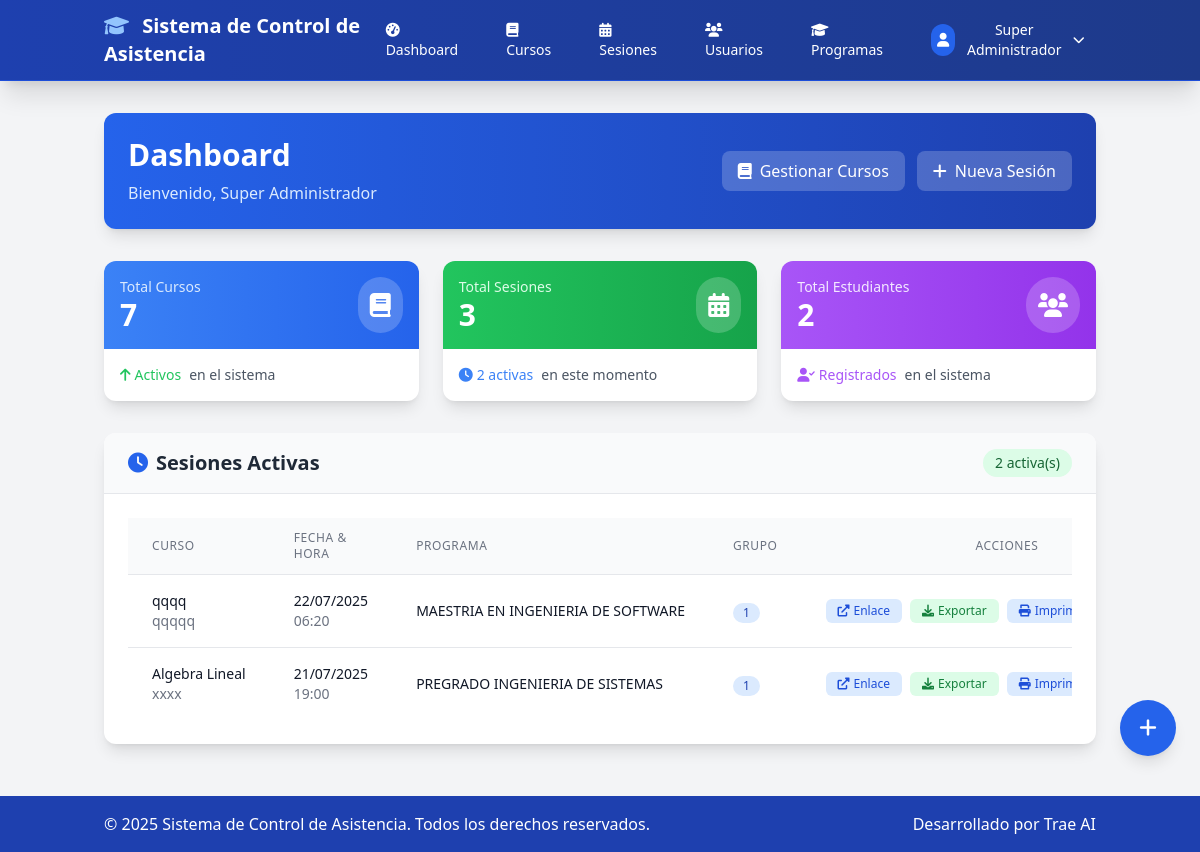
Screenshot of /index.php?page=dashboard (signed in) with the database file from the repository.
### tables this page shows
CREATE TABLE `sesiones` (
  `id` int NOT NULL AUTO_INCREMENT,
  `curso_id` int NOT NULL,
  `fecha` date NOT NULL,
  `hora_inicio` time NOT NULL,
  `hora_fin` time DEFAULT NULL,
  `estado` enum('activa','finalizada','cancelada') DEFAULT 'activa',
  `created_at` timestamp NULL DEFAULT CURRENT_TIMESTAMP,
  `token` varchar(32) DEFAULT NULL,
  PRIMARY KEY (`id`),
  UNIQUE KEY `token` (`token`),
  KEY `curso_id` (`curso_id`),
  CONSTRAINT `sesiones_ibfk_1` FOREIGN KEY (`curso_id`) REFERENCES `cursos` (`id`)
);

CREATE TABLE `cursos` (
  `id` int NOT NULL AUTO_INCREMENT,
  `codigo` varchar(20) NOT NULL,
  `nombre` varchar(100) NOT NULL,
  `programa_id` int DEFAULT NULL,
  `programa` varchar(100) NOT NULL,
  `area` varchar(100) NOT NULL,
  `semestre` varchar(20) NOT NULL,
  `grupo` varchar(20) NOT NULL,
  `aula` varchar(20) DEFAULT NULL,
  `sede` varchar(50) DEFAULT NULL,
  `profesor_id` int DEFAULT NULL,
  `created_at` timestamp NULL DEFAULT CURRENT_TIMESTAMP,
  PRIMARY KEY (`id`),
  KEY `profesor_id` (`profesor_id`),
  CONSTRAINT `cursos_ibfk_1` FOREIGN KEY (`profesor_id`) REFERENCES `usuarios` (`id`)
);

### app/controllers/AdminController.php (called while the page is built, shortened)
<?php
class AdminController {
    private $db;
    public function __construct($db) {
        $this->db = $db;
    }
    public function dashboard() {
        $conn = $this->db->getConnection();
        $totalCursos = 0;
        $totalSesiones = 0;
        $totalEstudiantes = 0;
        if ($_SESSION['user_rol'] === 'profesor') {
            $stmt = $conn->prepare("SELECT COUNT(*) as total FROM cursos WHERE profesor_id = ?");
            $stmt->bind_param("i", $_SESSION['user_id']);
            $stmt->execute();
            $result = $stmt->get_result();
            if ($result) {
                $row = $result->fetch_assoc();
                $totalCursos = $row['total'];
            }
            $stmt->close();
            $stmt = $conn->prepare("SELECT COUNT(*) as total FROM sesiones s JOIN cursos c ON s.curso_id = c.id WHERE c.profesor_id = ?");
            $stmt->bind_param("i", $_SESSION['user_id']);
            $stmt->execute();
            $result = $stmt->get_result();
            if ($result) {
                $row = $result->fetch_assoc();
                $totalSesiones = $row['total'];
            }
            $stmt->close();
            $stmt = $conn->prepare("SELECT COUNT(DISTINCT ce.estudiante_id) as total FROM cursos c JOIN cursos_estudiantes ce ON c.id = ce.curso_id WHERE c.profesor_id = ?");
            $stmt->bind_param("i", $_SESSION['user_id']);
            $stmt->execute();
            $result = $stmt->get_result();
            if ($result) {
                $row = $result->fetch_assoc();
                $totalEstudiantes = $row['total'];
            }
            $stmt->close();
        } else {
            $result = $conn->query("SELECT COUNT(*) as total FROM cursos");
            if ($result) {
                $row = $result->fetch_assoc();
                $totalCursos = $row['total'];
            }
            $result = $conn->query("SELECT COUNT(*) as total FROM sesiones");
            if ($result) {
                $row = $result->fetch_assoc();
                $totalSesiones = $row['total'];
            }
            $result = $conn->query("SELECT COUNT(*) as total FROM estudiantes");
            if ($result) {
                $row = $result->fetch_assoc();
                $totalEstudiantes = $row['total'];
            }
        }
        $sesionesActivas = [];
        if ($_SESSION['user_rol'] === 'profesor') {
            $query = "
                SELECT s.*, c.nombre as curso_nombre, c.programa, c.area, c.semestre, c.grupo
                FROM sesiones s
                JOIN cursos c ON s.curso_id = c.id
                WHERE s.estado = 'activa' AND c.profesor_id = ?
                ORDER BY s.fecha DESC, s.hora_inicio DESC
            ";
            $stmt = $conn->prepare($query);
            $stmt->bind_param("i", $_SESSION['user_id']);
            $stmt->execute();
            $result = $stmt->get_result();
            while ($row = $result->fetch_assoc()) {
                $sesionesActivas[] = $row;
            }
            $stmt->close();
        } else {
            $query = "
                SELECT s.*, c.nombre as curso_nombre, c.programa, c.area, c.semestre, c.grupo
                FROM sesiones s
                JOIN cursos c ON s.curso_id = c.id
                WHERE s.estado = 'activa'
                ORDER BY s.fecha DESC, s.hora_inicio DESC
            ";
            $result = $conn->query($query);
            if ($result) {
                while ($row = $result->fetch_assoc()) {
                    $sesionesActivas[] = $row;
                }
            }
        }
        include '../app/views/admin/dashboard.php';
    }
}

### public/index.php (called while the page is built, shortened)
<?php
$app = new AppController();
$app->start();

### app/views/admin/dashboard.php (the view, shortened to what this page needs)
<?php include '../app/views/layouts/header.php'; ?>
<div class="bg-gradient-to-r from-blue-600 to-blue-800 rounded-xl shadow-lg p-4 sm:p-6 mb-4 sm:mb-8 text-white">
    <div class="flex flex-col sm:flex-row sm:items-center sm:justify-between">
        <div class="mb-4 sm:mb-0">
            <h1 class="text-3xl font-bold mb-2">Dashboard</h1>
            <p class="text-blue-100">Bienvenido, <?= $_SESSION['nombre'] ?></p>
        </div>
        <div class="flex flex-col sm:flex-row gap-3">
            <a href="index.php?page=cursos" class="bg-white bg-opacity-20 hover:bg-opacity-30 text-white px-4 py-2 rounded-lg transition duration-200 text-center">
                <i class="fas fa-book mr-2"></i>Gestionar Cursos
            </a>
            <a href="index.php?page=sesiones" class="bg-white bg-opacity-20 hover:bg-opacity-30 text-white px-4 py-2 rounded-lg transition duration-200 text-center">
                <i class="fas fa-plus mr-2"></i>Nueva Sesión
            </a>
        </div>
    </div>
</div>
<div class="grid grid-cols-1 sm:grid-cols-2 lg:grid-cols-3 gap-4 sm:gap-6 mb-4 sm:mb-8">
    <div class="bg-white rounded-xl shadow-lg hover:shadow-xl transition-shadow duration-300 overflow-hidden">
        <div class="bg-gradient-to-r from-blue-500 to-blue-600 p-4">
            <div class="flex items-center justify-between">
                <div>
                    <p class="text-blue-100 text-sm font-medium">Total Cursos</p>
                    <p class="text-white text-3xl font-bold"><?= $totalCursos ?></p>
                </div>
                <div class="bg-white bg-opacity-20 p-3 rounded-full">
                    <i class="fas fa-book text-white text-2xl"></i>
                </div>
            </div>
        </div>
        <div class="p-4">
            <div class="flex items-center text-sm text-gray-600">
                <i class="fas fa-arrow-up text-green-500 mr-1"></i>
                <span class="text-green-500 font-medium">Activos</span>
                <span class="ml-2">en el sistema</span>
            </div>
        </div>
    </div>
    <div class="bg-white rounded-xl shadow-lg hover:shadow-xl transition-shadow duration-300 overflow-hidden">
        <div class="bg-gradient-to-r from-green-500 to-green-600 p-4">
            <div class="flex items-center justify-between">
                <div>
                    <p class="text-green-100 text-sm font-medium">Total Sesiones</p>
                    <p class="text-white text-3xl font-bold"><?= $totalSesiones ?></p>
                </div>
                <div class="bg-white bg-opacity-20 p-3 rounded-full">
                    <i class="fas fa-calendar-alt text-white text-2xl"></i>
                </div>
            </div>
        </div>
        <div class="p-4">
            <div class="flex items-center text-sm text-gray-600">
                <i class="fas fa-clock text-blue-500 mr-1"></i>
                <span class="text-blue-500 font-medium"><?= count($sesionesActivas) ?> activas</span>
                <span class="ml-2">en este momento</span>
            </div>
        </div>
    </div>
    <div class="bg-white rounded-xl shadow-lg hover:shadow-xl transition-shadow duration-300 overflow-hidden sm:col-span-2 lg:col-span-1">
        <div class="bg-gradient-to-r from-purple-500 to-purple-600 p-4">
            <div class="flex items-center justify-between">
                <div>
                    <p class="text-purple-100 text-sm font-medium">Total Estudiantes</p>
                    <p class="text-white text-3xl font-bold"><?= $totalEstudiantes ?></p>
                </div>
                <div class="bg-white bg-opacity-20 p-3 rounded-full">
                    <i class="fas fa-users text-white text-2xl"></i>
                </div>
            </div>
        </div>
        <div class="p-4">
            <div class="flex items-center text-sm text-gray-600">
                <i class="fas fa-user-check text-purple-500 mr-1"></i>
                <span class="text-purple-500 font-medium">Registrados</span>
                <span class="ml-2">en el sistema</span>
            </div>
        </div>
    </div>
</div>
<div class="bg-white rounded-xl shadow-lg overflow-hidden">
    <div class="bg-gray-50 px-4 sm:px-6 py-3 sm:py-4 border-b border-gray-200">
        <div class="flex flex-col sm:flex-row sm:items-center sm:justify-between">
            <h2 class="text-xl font-bold text-gray-800 mb-2 sm:mb-0">
                <i class="fas fa-clock text-blue-600 mr-2"></i>Sesiones Activas
            </h2>
            <span class="inline-flex items-center px-3 py-1 rounded-full text-sm font-medium bg-green-100 text-green-800">
                <?= count($sesionesActivas) ?> activa(s)
            </span>
        </div>
    </div>
    <div class="p-4 sm:p-6">
        <?php if (empty($sesionesActivas)): ?>
            <div class="text-center py-12">
                <div class="mx-auto h-24 w-24 text-gray-400 mb-4">
                    <i class="fas fa-calendar-times text-6xl"></i>
                </div>
                <h3 class="text-lg font-medium text-gray-900 mb-2">No hay sesiones activas</h3>
                <p class="text-gray-500 mb-6">Crea una nueva sesión para comenzar a registrar asistencia</p>
                <a href="index.php?page=sesiones" class="inline-flex items-center px-4 py-2 bg-blue-600 hover:bg-blue-700 text-white font-medium rounded-lg transition duration-200">
                    <i class="fas fa-plus mr-2"></i>Crear Nueva Sesión
                </a>
            </div>
        <?php else: ?>
            <div class="hidden lg:block">
                <div class="overflow-hidden">
                    <table class="min-w-full divide-y divide-gray-200">
                        <thead class="bg-gray-50">
                            <tr>
                                <th class="px-6 py-3 text-left text-xs font-medium text-gray-500 uppercase tracking-wider">Curso</th>
                                <th class="px-6 py-3 text-left text-xs font-medium text-gray-500 uppercase tracking-wider">Fecha & Hora</th>
                                <th class="px-6 py-3 text-left text-xs font-medium text-gray-500 uppercase tracking-wider">Programa</th>
                                <th class="px-6 py-3 text-left text-xs font-medium text-gray-500 uppercase tracking-wider">Grupo</th>
                                <th class="px-6 py-3 text-center text-xs font-medium text-gray-500 uppercase tracking-wider">Acciones</th>
                            </tr>
                        </thead>
                        <tbody class="bg-white divide-y divide-gray-200">
                            <?php foreach ($sesionesActivas as $sesion): ?>
                                <tr class="hover:bg-gray-50 transition-colors duration-200">
                                    <td class="px-6 py-4 whitespace-nowrap">
                                        <div class="text-sm font-medium text-gray-900"><?= $sesion['curso_nombre'] ?></div>
                                        <div class="text-sm text-gray-500"><?= $sesion['area'] ?></div>
                                    </td>
                                    <td class="px-6 py-4 whitespace-nowrap">
                                        <div class="text-sm text-gray-900"><?= date('d/m/Y', strtotime($sesion['fecha'])) ?></div>
                                        <div class="text-sm text-gray-500"><?= date('H:i', strtotime($sesion['hora_inicio'])) ?></div>
                                    </td>
                                    <td class="px-6 py-4 whitespace-nowrap text-sm text-gray-900"><?= $sesion['programa'] ?></td>
                                    <td class="px-6 py-4 whitespace-nowrap">
                                        <span class="inline-flex items-center px-2.5 py-0.5 rounded-full text-xs font-medium bg-blue-100 text-blue-800">
                                            <?= $sesion['grupo'] ?>
                                        </span>
                                    </td>
                                    <td class="px-6 py-4 whitespace-nowrap text-center">
                                        <div class="flex justify-center space-x-2">
                                            <a href="index.php?page=asistencia&sesion_id=<?= $sesion['id'] ?>"
                                               class="inline-flex items-center px-3 py-1 bg-blue-100 hover:bg-blue-200 text-blue-700 text-xs font-medium rounded-md transition duration-200"
                                               target="_blank" title="Abrir enlace de asistencia">
                                                <i class="fas fa-external-link-alt mr-1"></i>Enlace
                                            </a>
                                            <a href="index.php?page=exportar&sesion_id=<?= $sesion['id'] ?>"
                                               class="inline-flex items-center px-3 py-1 bg-green-100 hover:bg-green-200 text-green-700 text-xs font-medium rounded-md transition duration-200"
                                               title="Exportar asistencia">
                                                <i class="fas fa-download mr-1"></i>Exportar
                                            </a>
                                            <a href="index.php?page=exportar&sesion_id=<?= $sesion['id'] ?>&format=print"
                                               class="inline-flex items-center px-3 py-1 bg-blue-100 hover:bg-blue-200 text-blue-700 text-xs font-medium rounded-md transition duration-200"
                                               target="_blank" title="Imprimir asistencia">
                                                <i class="fas fa-print mr-1"></i>Imprimir
                                            </a>
                                        </div>
                                    </td>
                                </tr>
                            <?php endforeach; ?>
                        </tbody>
                    </table>
                </div>
            </div>
        <?php endif; ?>
    </div>
</div>
<?php include '../app/views/layouts/footer.php'; ?>
<div class="fixed right-6 z-50 floating-btn-container">
    <a href="index.php?page=sesiones"
       class="floating-btn inline-flex items-center justify-center w-14 h-14 bg-blue-600 hover:bg-blue-700 text-white rounded-full shadow-lg hover:shadow-xl transition-all duration-300 transform hover:scale-105">
        <i class="fas fa-plus text-xl"></i>
    </a>
</div>

### app/views/admin/dashboard.php (style rules this page uses)
.grid > div { animation: slideInUp 0.6s ease-out; }
.floating-btn-container { bottom: 6rem; }
.floating-btn-container { pointer-events: none; }
.floating-btn { pointer-events: auto; }

### rows the page displays
sesiones: curso.nombre "qqqq", curso.area "qqqqq", fecha "22/07/2025", hora_inicio "06:20", curso.programa "MAESTRIA EN INGENIERIA DE SOFTWARE", curso.grupo "1"
sesiones: curso.nombre "Algebra Lineal", curso.area "xxxx", fecha "21/07/2025", hora_inicio "19:00", curso.programa "PREGRADO INGENIERIA DE SISTEMAS", curso.grupo "1"

### other values shown
APP_NAME "Sistema de Control de Asistencia"
$_SESSION['nombre'] "Super Administrador"
$totalCursos "7"
$totalSesiones "3"
count($sesionesActivas) "2"
$totalEstudiantes "2"
